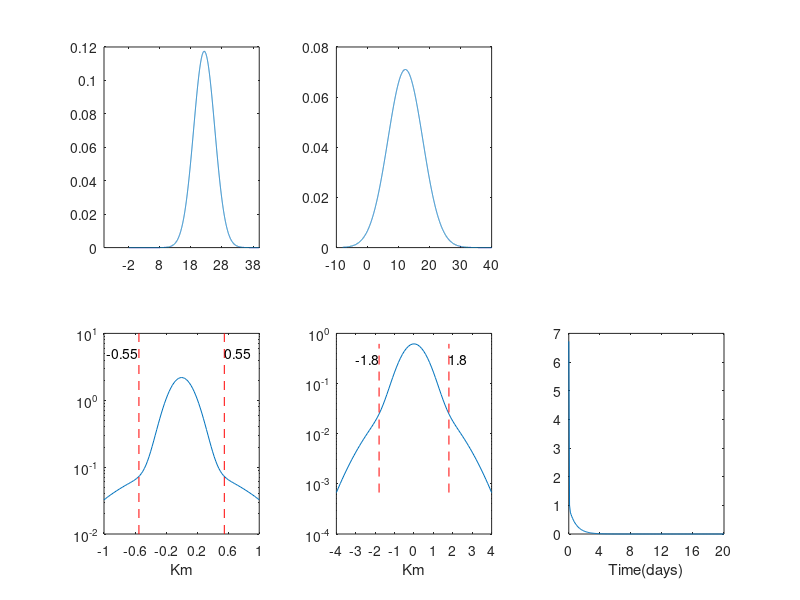

This chart was generated by the following MATLAB code:
clearvars
clc
%rng 4567
BIC_5 = load('BICBURG2002.mat');

params = BIC_5.BIC{1,2};

% extrating parameter for mu
g_par = reshape(params(6:13),[4,2]);

% extrating parameter for mu
mu_par = params(1:5); % q=1



mu_b0 = mu_par(1);
mu_b1 = mu_par(2);
mu_b2 = mu_par(3);
mu_b3 = mu_par(4);
mu_b4 = mu_par(5);

g_b0 = g_par(1,:);
g_b1 = g_par(2,:);
g_b2 = g_par(3,:);
g_b3 = g_par(4,:);



% disp(g_params);
mu0 = @(b0,b1,b2,b3,b4,u,v)b0*exp(-b2*(u-b1).^2-b4*(v-b3).^2);
mu_cor = -2:0.01:40;
mu1_cor = -8:0.01:40;
nor_mu = 0;

mu_x = mu0(mu_b0,mu_b1,mu_b2,mu_b3,mu_b4,mu_cor,mu_b3)*(pi/mu_b4)^0.5;
mu_y = mu0(mu_b0,mu_b1,mu_b2,mu_b3,mu_b4,mu_b1,mu1_cor)*(pi/mu_b2)^0.5;
nor_mu = nor_mu + pi*mu_b0/(mu_b2*mu_b4)^0.5;

nor_g = 0;
g0 = @(b0,b1,b2,b3,u,v,s)b0*exp(-b1*u.^2-b2*v.^2-b3*s);
g_cor = 0:0.1:20;
g1_cor = -1:0.02:1;
g2_cor = -4:0.1:4;
n = length(g_cor);
n1 = length(g1_cor);
n2 = length(g2_cor);
g_x = zeros(2,n1);
g_y = zeros(2,n2);
g_t = zeros(2,n);
for i=1:2
g_x(i,:) = g0(g_b0(i),g_b1(i),g_b2(i),g_b3(i),g1_cor,0,0)*(pi/g_b2(i))^0.5/g_b3(i);
g_y(i,:) = g0(g_b0(i),g_b1(i),g_b2(i),g_b3(i),0,g2_cor,0)*(pi/g_b1(i))^0.5/g_b3(i);
g_t(i,:) = g0(g_b0(i),g_b1(i),g_b2(i),g_b3(i),0,0,g_cor)*pi/(g_b1(i)*g_b2(i))^0.5;
nor_g =  nor_g + pi*g_b0(i)/(g_b1(i)*g_b2(i))^0.5/g_b3(i);
end


figure(1)
subplot(2,3,1)
plot(mu_cor,sum(mu_x,1)/nor_mu)
xticks(-2:10:40)

subplot(2,3,2)
plot(mu1_cor,sum(mu_y,1)/nor_mu)
xticks(-20:10:40)
%subplot(2,3,3)
%plot(mu1_cor,sum(mu_t,1)/nor_mu)
subplot(2,3,4)
semilogy(g1_cor,sum(g_x,1)/nor_g)
hold on
ylims = ylim; %[min(sum(g_x,1)/nor_g),max(sum(g_x,1)/nor_g)];
line([-0.55, -0.55],ylims,'color','r', 'Linestyle','--');
line([0.55, 0.55],ylims,'color','r', 'Linestyle','--');
text(-0.55,mean(ylims),'-0.55','Fontsize',10,'HorizontalAlignment', 'right');
text(0.55,mean(ylims),'0.55','Fontsize',10);
xticks(-1:0.4:1);
xlabel('Km')
hold off
%xlim([-6,6]);
%semilogy(x,y);
subplot(2,3,5)
semilogy(g2_cor,sum(g_y,1)/nor_g)
hold on
ylim = [min(sum(g_y,1)/nor_g),max(sum(g_y,1)/nor_g)];
line([-1.8, -1.8],ylim,'color','r', 'Linestyle','--');
line([1.8, 1.8],ylim,'color','r', 'Linestyle','--');
text(-1.8,mean(ylim),'-1.8','Fontsize',10,'HorizontalAlignment', 'right');
text(1.8,mean(ylim),'1.8','Fontsize',10);
xticks(-5:1:5);
xlabel('Km')
hold off
%xlim([-6,6]);
%semilogy(x,y);
subplot(2,3,6)
plot(g_cor,sum(g_t,1)/nor_g)
xticks(0:4:20);

xlabel('Time(days)')
